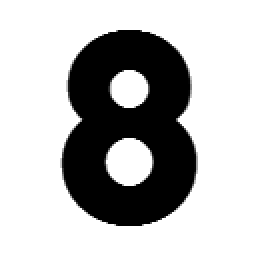
#> input picture data/eigth.png, 128 x 128 px, found by its file name (shown 2 times larger)
$ jupyter execute --allow-errors 'PDI Classificadores KNN.ipynb'
#> lines starting #> are read from the running program, lines starting #| are printed output that depends on the picture
## Classificadores KNN

[cell 1]
#!pip install matplotlib
import cv2
import numpy as np
import matplotlib.pyplot as plt
import math
import pickle

### OCR of Hand-written Digits

https://docs.opencv.org/3.4.2/d8/d4b/tutorial_py_knn_opencv.html

Our goal is to build an application which can read the handwritten digits. For this we need some train_data and test_data. OpenCV comes with an image digits.png (in the folder opencv/samples/data/) which has 5000 handwritten digits (500 for each digit). Each digit is a 20x20 image. So our first step is to split this image into 5000 different digits. For each digit, we flatten it into a single row with 400 pixels. That is our feature set, ie intensity values of all pixels. It is the simplest feature set we can create. We use first 250 samples of each digit as train_data, and next 250 samples as test_data. So let's prepare them first.

[cell 2]
test = cv2.imread("data\digits.png")
#> (the rest of this cell did not finish here and is left out)

### The Chars74K dataset

http://www.ee.surrey.ac.uk/CVSSP/demos/chars74k/

EnglishFnt.tgz (51.1 MB): characters from computer fonts with 4 variations (combinations of italic, bold and normal).

In the English language, Latin script (excluding accents) and Hindu-Arabic numerals are used. For simplicity we call this the "English" characters set. Our dataset consists of:

* 64 classes (0-9, A-Z, a-z)
* 7705 characters obtained from natural images
* 3410 hand drawn characters using a tablet PC
* 62992 synthesised characters from computer fonts

[cell 3]
###Preparando Novo Dataset
if False:
    import glob
    import pickle
    import cv2
    import numpy

    images = []
    for i in range(62):
        i+=1
        if i<10: digit = "0"+str(i)
        else: digit = str(i)
        #print("data\English\Fnt\Sample0"+digit+"\*.png")
        images.append([cv2.imread(file) for file in glob.glob("data\English\Fnt\Sample0"+digit+"\*.png")] )

    images = np.array(images)

    #Testando
    print(images.shape) #(62, 1016, 128, 128, 3) 62 classes
    plt.figure(figsize=(2,2)); plt.title("test"); fig = plt.imshow(images[0,0,:,:,:],"gray")

[cell 4]
###Abrindo e testando dataset

#Salvando dataset
if False:
    with open('data\knn_images.pkl', 'wb') as data_file:
        pickle.dump(images, data_file)

#Abrindo dataset
#> (the rest of this cell did not finish here and is left out)

[cell 5]
###Modificando para formato certo

data2 = np.zeros([62,1016,20,20])
#> (the rest of this cell did not finish here and is left out)

#### Treinando para o dataset inteiro

[cell 6]
data2.shape # (62,1016,20,20)

# Now we prepare train_data and test_data.
train = data2[:,:508].reshape(-1,400).astype(np.float32) # Size = (2500,400) 400 pixeis, 2500 números
test  = data2[:,508:].reshape(-1,400).astype(np.float32) # Size = (2500,400)
# Create labels for train and test data
k = np.arange(62)
train_labels = np.repeat(k,508)[:,np.newaxis] #list of lists containing one class each
test_labels = train_labels.copy()
# Initiate kNN, train the data, then test it with test data for k=1
#> (the rest of this cell did not finish here and is left out)

[cell 7]
list_digit = [str(i) for i in range(10)]
list_upper = [chr(i) for i in range(ord('A'),ord('Z')+1)]
list_lower = [chr(i) for i in range(ord('a'),ord('z')+1)]
classes = list_digit+list_upper+list_lower

# save the data
np.savez('data\knn_data.npz',train=train, train_labels=train_labels, classes=classes)
# Now load the data
with np.load('data\knn_data.npz') as data:
    print( data.files )
    train = data['train']
    train_labels = data['train_labels']
    knn_classes = data['classes']

#### Treinando Números Apenas

[cell 8]
import cv2
data2.shape # (62,1016,20,20)
data3 = data2[0:10, :,:,:]

# Now we prepare train_data and test_data.
train = data3[:,:508].reshape(-1,400).astype(np.float32) # Size = (2500,400) 400 pixeis, 2500 números
test  = data3[:,508:].reshape(-1,400).astype(np.float32) # Size = (2500,400)
# Create labels for train and test data
k = np.arange(10)
train_labels = np.repeat(k,508)[:,np.newaxis] #list of lists containing one class each
test_labels = train_labels.copy()
# Initiate kNN, train the data, then test it with test data for k=1
#> (the rest of this cell did not finish here and is left out)

[cell 9]
list_digit = [str(i) for i in range(10)]
classes = list_digit

# save the data
np.savez('data\knn_data_numbers.npz',train=train, train_labels=train_labels, classes=classes)
# Now load the data
with np.load('data\knn_data_numbers.npz') as data:
    print( data.files )
    train = data['train']
    train_labels = data['train_labels']
    knn_classes = data['classes']

#### Treinando Maiúsculas Apenas

[cell 10]
data2.shape # (62,1016,20,20)
data3 = data2[10:36, :,:,:]

# Now we prepare train_data and test_data.
train = data3[:,:508].reshape(-1,400).astype(np.float32) # Size = (2500,400) 400 pixeis, 2500 números
test  = data3[:,508:].reshape(-1,400).astype(np.float32) # Size = (2500,400)
# Create labels for train and test data
k = np.arange(26)
train_labels = np.repeat(k,508)[:,np.newaxis] #list of lists containing one class each
test_labels = train_labels.copy()
# Initiate kNN, train the data, then test it with test data for k=1
#> (the rest of this cell did not finish here and is left out)

[cell 11]
list_upper = [chr(i) for i in range(ord('A'),ord('Z')+1)]
classes = list_upper

# save the data
np.savez('data\knn_data_letters.npz',train=train, train_labels=train_labels, classes=classes)
# Now load the data
with np.load('data\knn_data_letters.npz') as data:
    print( data.files )
    train = data['train']
    train_labels = data['train_labels']
    knn_classes = data['classes']

#### Treinando Distinguir Letras e caracteres

[cell 12]
data2.shape # (62,1016,20,20)
data3 = data2[0:36, :,:,:]

# Now we prepare train_data and test_data.
train = data3[:,:508].reshape(-1,400).astype(np.float32) # Size = (2500,400) 400 pixeis, 2500 números
test  = data3[:,508:].reshape(-1,400).astype(np.float32) # Size = (2500,400)
# Create labels for train and test data
k = [0 for i in range(10)]+[1 for i in range(26)]
k = np.array(k)
train_labels = np.repeat(k,508)[:,np.newaxis] #list of lists containing one class each
test_labels = train_labels.copy()
# Initiate kNN, train the data, then test it with test data for k=1
#> (the rest of this cell did not finish here and is left out)

[cell 13]
classes = list(k)

# save the data
np.savez('data\knn_data_classify.npz',train=train, train_labels=train_labels, classes=classes)
# Now load the data
with np.load('data\knn_data_classify.npz') as data:
    print( data.files )
    train = data['train']
    train_labels = data['train_labels']
    knn_classes = data['classes']

#### Criando Funções para Utilizar os Classificadores

[cell 14]
def knn_load(file_path):
#> further down, test is the input picture: shape (128, 128, 3); min 0, max 255, mean 183.1
    with np.load(file_path) as data:
        #print( data.files )
        train = data['train']
        train_labels = data['train_labels']
        knn_classes = data['classes']

    knn = cv2.ml.KNearest_create()
    knn.train(train, cv2.ml.ROW_SAMPLE, train_labels)
    return knn, knn_classes

def knn_classify(img, model, knn_classes):
    img = cv2.cvtColor(img,cv2.COLOR_BGR2GRAY)
    try:
        img_resized = cv2.resize(img ,(20,20), interpolation = cv2.INTER_NEAREST)
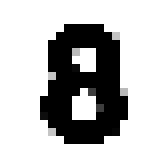
#> img_resized: shape (20, 20) (shown 8 times larger); min 0, max 255, mean 183.8
    except:
        return "#"
    #if np.mean(img) < 127:
    #    img = 255-img
        #ret, img = cv2.threshold(img,0,255,cv2.THRESH_BINARY_INV+cv2.THRESH_OTSU)
    img_reshaped = img_resized.reshape(-1,400).astype(np.float32)
    ret,result,neighbours,dist = model.findNearest(img_reshaped,k=5)
#> ret = 0; result = [0]; neighbours = [[0, 0, 0, 0, 0]]; dist = [[18659680, 18659680, 18659680, 18659680, 18659680]]

    plt.figure(figsize=(4,4))
    plt.subplot(121); plt.title("img"); plt.imshow(img,"gray")
    plt.subplot(122); plt.title(knn_classes[int(result)]); plt.imshow(img_resized,"gray")
    plt.show()
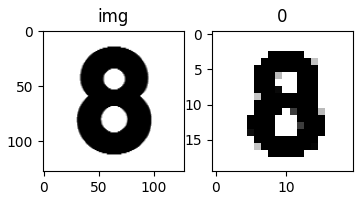
#> figure drawn by matplotlib, 2 panels
    return knn_classes[int(result)]

#### Testando Classificadores

[cell 15]
#Abrindo modelos
m_classify, c_classify = knn_load('data\knn_data_classify.npz')
m_numbers, c_numbers = knn_load('data\knn_data_numbers.npz')

#Aplicando
test = cv2.imread("data\eigth.png")
result = knn_classify(test,m_classify, c_classify)
#> result = 0
print("Número ou Letra? ", result)
#| Número ou Letra?  0
result = knn_classify(test,m_numbers, c_numbers)
#> result = '0'
print("Qual número? ", result)
#| Qual número?  0
